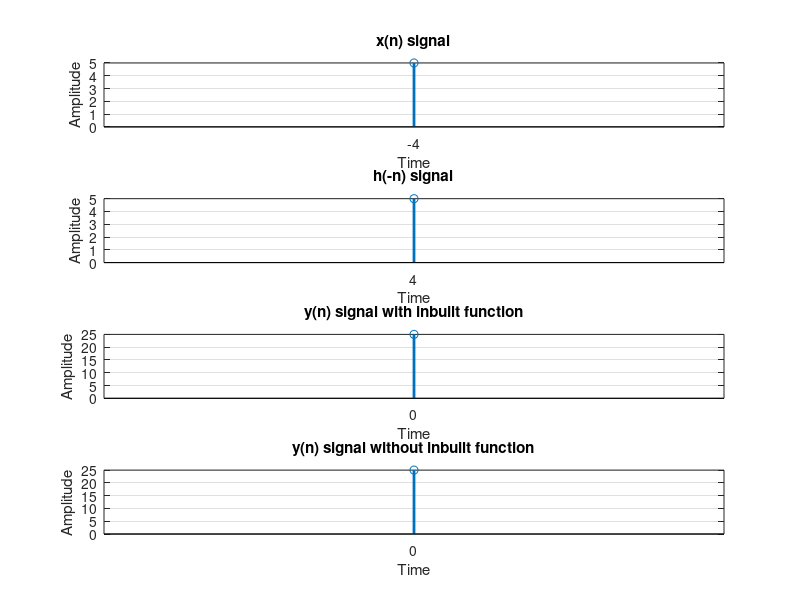

Write the MATLAB code that produced this figure.
%cross y(n)=x(n)*h(-n)
clc
clear all
close all
x=input('Enter the first array x(n) :');
xptr=input('Enter index of zero pointer x(n) :');
h=input('Enter the second array h(n) :');
hptr=input('Enter index of zero pointer h(n) :');
%n2=input('Enter the time sample range:');
x_lower_index=1-xptr;
x_upper_index=length(x)-xptr;
h_lower_index=1-hptr;
h_upper_index=length(h)-hptr;
%n2=-fliplr(n2);
dummy=h_lower_index;
h_lower_index=-h_upper_index
h_upper_index=abs(dummy);
h=fliplr(h);
z=[];
y_lower_index=x_lower_index+h_lower_index;
y_upper_index=x_upper_index+h_upper_index;
subplot(4,1,1)
stem(x_lower_index:x_upper_index,x,'linewidth' , 2);
hold on;
grid on;
title('x(n) signal');
xlabel('Time');
ylabel('Amplitude');
xticks(x_lower_index:1:x_upper_index);

subplot(4,1,2)
stem(h_lower_index:h_upper_index,h,'linewidth' , 2);
hold on;
grid on;
title('h(-n) signal');
xlabel('Time');
ylabel('Amplitude');
xticks(h_lower_index:1:h_upper_index);

convolution=conv(x,h);
 %NEED TO DO PADDING FOR XCORR()
subplot(4,1,3)
stem(y_lower_index:y_upper_index,convolution,'linewidth' , 2);
hold on;
grid on;
title('y(n) signal with inbuilt function');
xlabel('Time');
ylabel('Amplitude');
xticks(y_lower_index:1:y_upper_index);

for i=1:length(x)
    g=h.*x(i);
    z=[z;g];
end
[r c]=size(z);
k=r+c;
t=2;
y=[];
cd=0;
while(t<=k)
    for i=1:r
        for j=1:c
            if((i+j)==t)
               cd=cd+z(i,j);
            end
        end
    end
    t=t+1;
    y=[y cd];
    cd=0;
end


subplot(4,1,4)
stem(y_lower_index:y_upper_index,y,'linewidth' , 2);
hold on;
grid on;
title('y(n) signal without inbuilt function');
xlabel('Time');
ylabel('Amplitude');
xticks(y_lower_index:1:y_upper_index);
